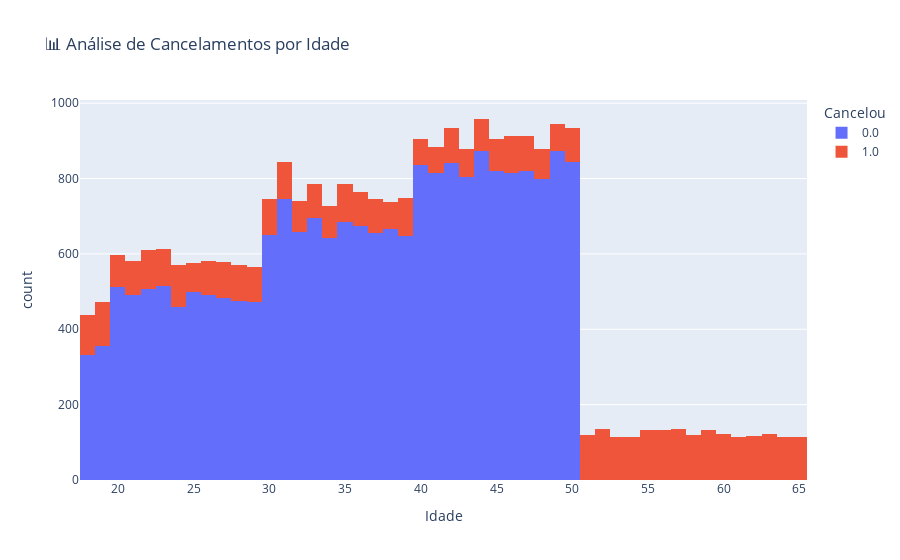
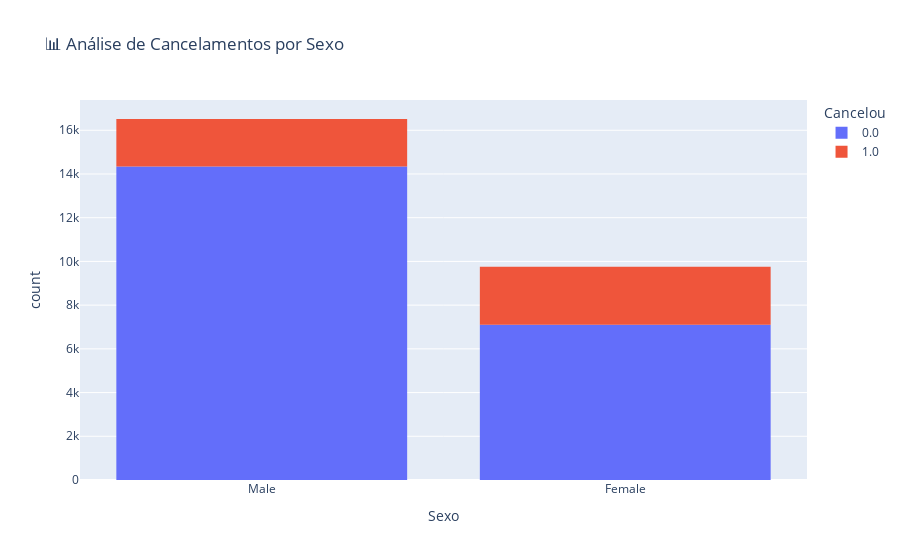
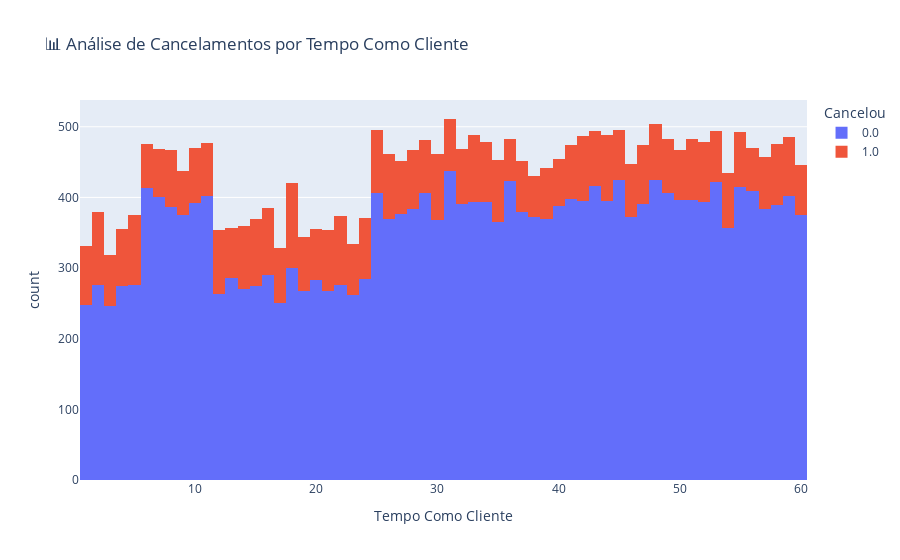
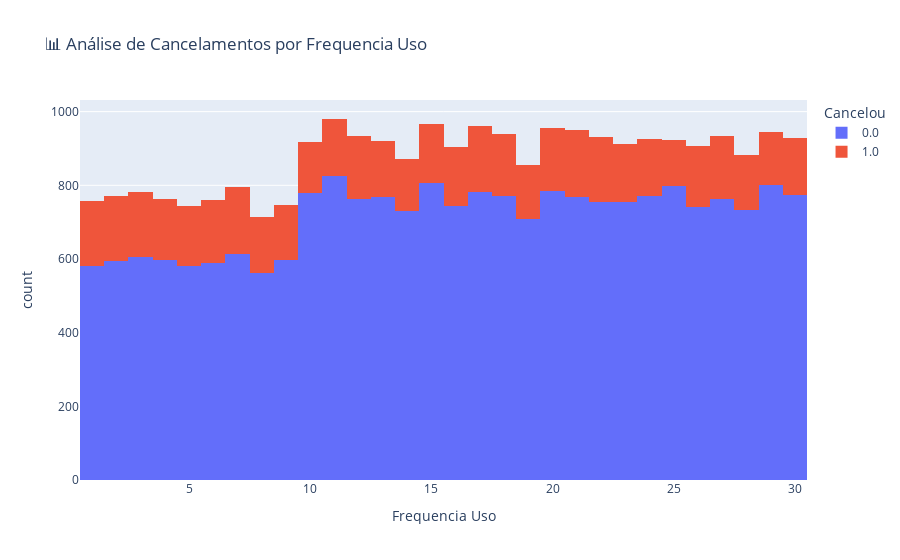

The code cell stored with these charts, in order, in its notebook:
### Code cell
# Passo 5: Análise das causas dos cancelamentos (como as colunas da base impactam no cancelamento)
# gráficos/dashboards
# !pip install plotly
import plotly.express as px

# criar o grafico com título personalizado para cada coluna
for coluna in data_frame.columns:
    # Criar título personalizado baseado na coluna
    titulo = f"📊 Análise de Cancelamentos por {coluna.replace('_', ' ').title()}"
    
    grafico = px.histogram(data_frame, x=coluna, color="cancelou", 
                          title=titulo,
                          labels={'cancelou': 'Cancelou', coluna: coluna.replace('_', ' ').title()})
    # exibir o grafico
    grafico.show()

### Figure 1 — Plotly figure (JSON) as saved in the notebook; plotly's stock layout.template omitted (floating-point values rounded to 4 significant figures; data arrays with more than 128 entries replaced by an {"elided": "..."} marker saying what was removed)
{"data": [{"bingroup": "x", "hovertemplate": "Cancelou=0.0<br>Idade=%{x}<br>count=%{y}<extra></extra>", "legendgroup": "0.0", "marker": {"color": "#636efa", "pattern": {"shape": ""}}, "name": "0.0", "orientation": "v", "showlegend": true, "type": "histogram", "x": {"elided": "21446 float values"}, "xaxis": "x", "yaxis": "y"}, {"bingroup": "x", "hovertemplate": "Cancelou=1.0<br>Idade=%{x}<br>count=%{y}<extra></extra>", "legendgroup": "1.0", "marker": {"color": "#EF553B", "pattern": {"shape": ""}}, "name": "1.0", "orientation": "v", "showlegend": true, "type": "histogram", "x": {"elided": "4821 float values"}, "xaxis": "x", "yaxis": "y"}], "layout": {"barmode": "relative", "legend": {"title": {"text": "Cancelou"}, "tracegroupgap": 0}, "title": {"text": "📊 Análise de Cancelamentos por Idade"}, "xaxis": {"anchor": "y", "domain": [0, 1], "title": {"text": "Idade"}}, "yaxis": {"anchor": "x", "domain": [0, 1], "title": {"text": "count"}}}}

### Figure 2 — Plotly figure (JSON) as saved in the notebook; plotly's stock layout.template omitted (floating-point values rounded to 4 significant figures; data arrays with more than 128 entries replaced by an {"elided": "..."} marker saying what was removed)
{"data": [{"bingroup": "x", "hovertemplate": "Cancelou=0.0<br>Sexo=%{x}<br>count=%{y}<extra></extra>", "legendgroup": "0.0", "marker": {"color": "#636efa", "pattern": {"shape": ""}}, "name": "0.0", "orientation": "v", "showlegend": true, "type": "histogram", "x": {"elided": "21446 str values"}, "xaxis": "x", "yaxis": "y"}, {"bingroup": "x", "hovertemplate": "Cancelou=1.0<br>Sexo=%{x}<br>count=%{y}<extra></extra>", "legendgroup": "1.0", "marker": {"color": "#EF553B", "pattern": {"shape": ""}}, "name": "1.0", "orientation": "v", "showlegend": true, "type": "histogram", "x": {"elided": "4821 str values"}, "xaxis": "x", "yaxis": "y"}], "layout": {"barmode": "relative", "legend": {"title": {"text": "Cancelou"}, "tracegroupgap": 0}, "title": {"text": "📊 Análise de Cancelamentos por Sexo"}, "xaxis": {"anchor": "y", "domain": [0, 1], "title": {"text": "Sexo"}}, "yaxis": {"anchor": "x", "domain": [0, 1], "title": {"text": "count"}}}}

### Figure 3 — Plotly figure (JSON) as saved in the notebook; plotly's stock layout.template omitted (floating-point values rounded to 4 significant figures; data arrays with more than 128 entries replaced by an {"elided": "..."} marker saying what was removed)
{"data": [{"bingroup": "x", "hovertemplate": "Cancelou=0.0<br>Tempo Como Cliente=%{x}<br>count=%{y}<extra></extra>", "legendgroup": "0.0", "marker": {"color": "#636efa", "pattern": {"shape": ""}}, "name": "0.0", "orientation": "v", "showlegend": true, "type": "histogram", "x": {"elided": "21446 float values"}, "xaxis": "x", "yaxis": "y"}, {"bingroup": "x", "hovertemplate": "Cancelou=1.0<br>Tempo Como Cliente=%{x}<br>count=%{y}<extra></extra>", "legendgroup": "1.0", "marker": {"color": "#EF553B", "pattern": {"shape": ""}}, "name": "1.0", "orientation": "v", "showlegend": true, "type": "histogram", "x": {"elided": "4821 float values"}, "xaxis": "x", "yaxis": "y"}], "layout": {"barmode": "relative", "legend": {"title": {"text": "Cancelou"}, "tracegroupgap": 0}, "title": {"text": "📊 Análise de Cancelamentos por Tempo Como Cliente"}, "xaxis": {"anchor": "y", "domain": [0, 1], "title": {"text": "Tempo Como Cliente"}}, "yaxis": {"anchor": "x", "domain": [0, 1], "title": {"text": "count"}}}}

### Figure 4 — Plotly figure (JSON) as saved in the notebook; plotly's stock layout.template omitted (floating-point values rounded to 4 significant figures; data arrays with more than 128 entries replaced by an {"elided": "..."} marker saying what was removed)
{"data": [{"bingroup": "x", "hovertemplate": "Cancelou=0.0<br>Frequencia Uso=%{x}<br>count=%{y}<extra></extra>", "legendgroup": "0.0", "marker": {"color": "#636efa", "pattern": {"shape": ""}}, "name": "0.0", "orientation": "v", "showlegend": true, "type": "histogram", "x": {"elided": "21446 float values"}, "xaxis": "x", "yaxis": "y"}, {"bingroup": "x", "hovertemplate": "Cancelou=1.0<br>Frequencia Uso=%{x}<br>count=%{y}<extra></extra>", "legendgroup": "1.0", "marker": {"color": "#EF553B", "pattern": {"shape": ""}}, "name": "1.0", "orientation": "v", "showlegend": true, "type": "histogram", "x": {"elided": "4821 float values"}, "xaxis": "x", "yaxis": "y"}], "layout": {"barmode": "relative", "legend": {"title": {"text": "Cancelou"}, "tracegroupgap": 0}, "title": {"text": "📊 Análise de Cancelamentos por Frequencia Uso"}, "xaxis": {"anchor": "y", "domain": [0, 1], "title": {"text": "Frequencia Uso"}}, "yaxis": {"anchor": "x", "domain": [0, 1], "title": {"text": "count"}}}}
